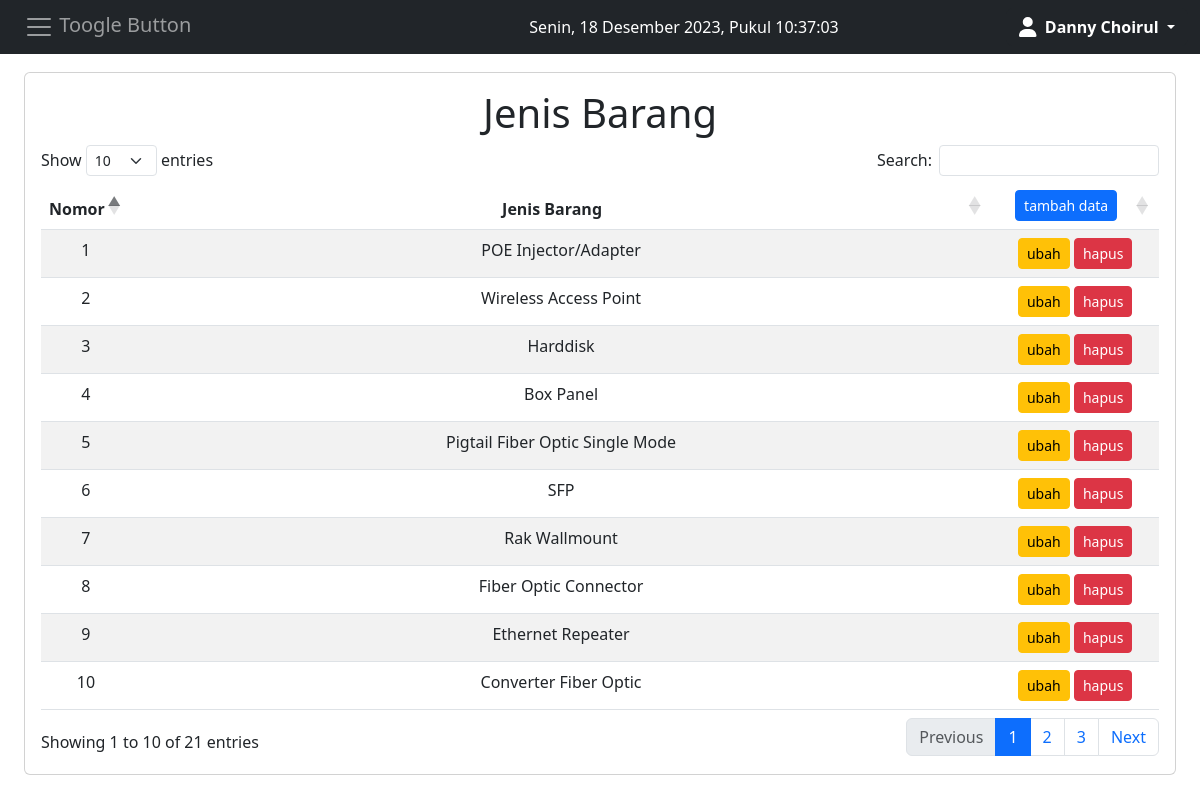
The page /jenis/index.php (signed in) on the database its author committed.
### tables this page shows
CREATE TABLE `jenis_barang`  (
  `id_jenis_barang` varchar(255) NOT NULL,
  `nama_jenis_barang` varchar(255) NOT NULL,
  PRIMARY KEY (`id_jenis_barang`) USING BTREE,
  INDEX `nama_jenis_barang`(`nama_jenis_barang`) USING BTREE
);

### koneksi.php (called while the page is built)
<?php
$db = mysqli_connect("localhost", "root", "", "pendataan");
function query($query)
{
    global $db;
    $result = mysqli_query($db, $query);
    $rows = [];
    while ($row = mysqli_fetch_assoc($result)) {
        $rows[] = $row;
    }
    return $rows;
}

### jenis/index.php (the view, shortened to what this page needs)
<?php
require '../header.php';
$jenis_barang = query("SELECT * FROM jenis_barang ORDER BY id_jenis_barang Asc");
?>
<body>
  <div class="p-4" id="main-content">
    <div class="card mt-5">
      <div class="card-body">
        <h1 style="text-align:center">Jenis Barang </h1>
        <table class="table table-striped" id="datatable">
          <thead>
            <tr style="text-align:center">
              <th width="5%" style="text-align:center">Nomor</th>
              <th style="text-align:center">Jenis Barang</th>
              <th width="15%" style="text-align:center">
                <a class="btn btn-sm btn-primary" href="tambah.php" role="button">tambah data</a>
              </th>
            </tr>
          </thead>
          <tbody>
            <?php $no = 1; ?>
            <?php foreach ($jenis_barang as $row) : ?>
              <tr>
                <td width="5%" style="text-align: center;" scope="row"><?= $no; ?></td>
                <td style="text-align: center;"><?= $row["nama_jenis_barang"]; ?></td>
                <td style="text-align: center">
                  <a class="btn btn-sm btn-warning" href="ubah.php?id_jenis_barang=<?= $row["id_jenis_barang"]; ?>" role="button">ubah</a>
                  <a class="btn btn-sm btn-danger" href="hapus.php?id_jenis_barang=<?= $row["id_jenis_barang"]; ?>" onclick="return confirm('yakin?');" role="button">hapus</a>
                </td>
              </tr>
            <?php $no++;
            endforeach; ?>
          </tbody>
        </table>
      </div>
    </div>
  </div>
</body>
<?php require '../footer.php'; ?>

### rows shown on the page
jenis_barang: nama_jenis_barang "POE Injector/Adapter"
jenis_barang: nama_jenis_barang "Wireless Access Point"
jenis_barang: nama_jenis_barang "Harddisk"
jenis_barang: nama_jenis_barang "Box Panel"
jenis_barang: nama_jenis_barang "Pigtail Fiber Optic Single Mode"
jenis_barang: nama_jenis_barang "SFP"
jenis_barang: nama_jenis_barang "Rak Wallmount"
jenis_barang: nama_jenis_barang "Fiber Optic Connector"
jenis_barang: nama_jenis_barang "Ethernet Repeater"
jenis_barang: nama_jenis_barang "Converter Fiber Optic"

### other values the page prints
$_SESSION["nama_pengguna"] "Danny Choirul"
